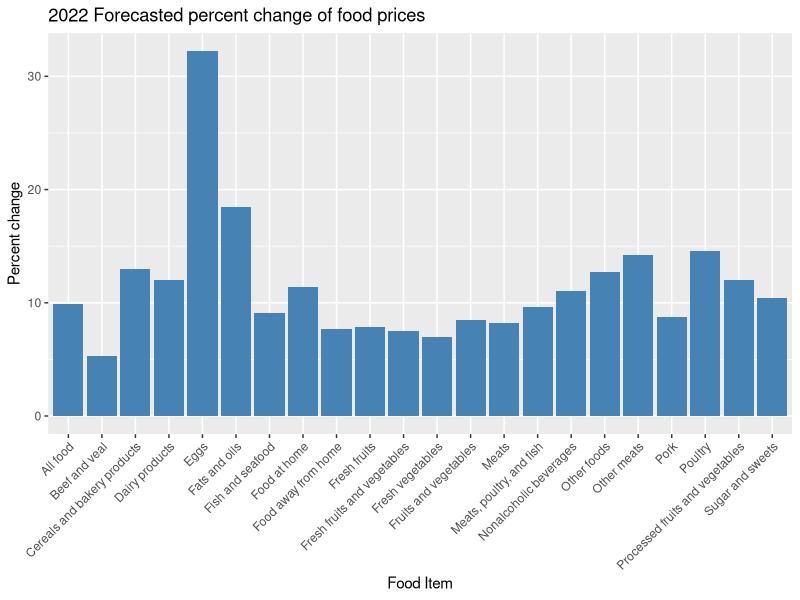

This chart was generated by the following R code: (Note: this script raises an error after producing the figure.)
## ---- chunk 1
knitr::opts_chunk$set(echo = TRUE)
install.packages("tidyverse")
install.packages("gapminder")
## ---- chunk 2
library(readxl)
CPIForecastData <- read_excel("CPIForecast.xlsx",
                              skip = 1)
CPIHistoricalData <- read_excel("historicalcpi.xlsx", 
                                skip = 1)
## ---- chunk 3

  library(ggplot2)

CPIForecastData_cropped <- head(CPIForecastData, 27)

# Replace non-numeric values with missing values in the "Annual 2022" and Consumer Price Index item" column

CPIForecastData_cropped$`Annual 2022` <- ifelse(grepl("[^0-9.]+", CPIForecastData_cropped$`Annual 2022`),
                                        NA,
                                        as.numeric(gsub("[^0-9.]+", "", CPIForecastData$`Annual 2022`)))

### Subset the data to remove rows with missing values in the "Annual 2022" and "Consumer Price Index item" column

CPIForecastData_complete <- CPIForecastData_cropped[complete.cases(CPIForecastData_cropped$`Annual 2022`), ]
CPIForecastData_complete <- CPIForecastData_cropped[complete.cases(CPIForecastData_cropped$`Consumer Price Index item`), ]

### Bar graph for 2022 Forecast Data

ggplot(data = CPIForecastData_complete, aes(x=`Consumer Price Index item`, y=`Annual 2022`)) +
  geom_bar(stat="identity", fill="steel blue") +
  labs(title="2022 Forecasted percent change of food prices", x="Food Item", y="Percent change") +
  theme(axis.text.x = element_text(angle = 45, hjust = 1))

## ---- chunk 4
library(ggplot2)

ggplot2::fortify(data = "CPIForecast.xlsx", aes(x=year, y=sales)) +
   geom_line(color="red") +
   labs(title="title", x="Year", y="Sales")
## ---- chunk 5
 library(ggplot2)
ggplot(CPIHistoricalData, aes(x=x, y=y)) +
   geom_point(color="blue") +
   labs(title="title", x="X Axis", y="Y Axis")
## ---- chunk 6

p <- ggplot(data = CPIHistoricalData,
            mapping = aes(x = 1974,
                          y = 1974))
                          
p + geom_point(data = CPIHistoricalData , mapping = aes(color = "continent",
                          fill = "continent")) +
  geom_smooth(method = "loess") +
  labs(x = "Food...", 
       y = "Price", 
       title = "Food price change over ... years",
       caption = "Source: CPIForecastData")
